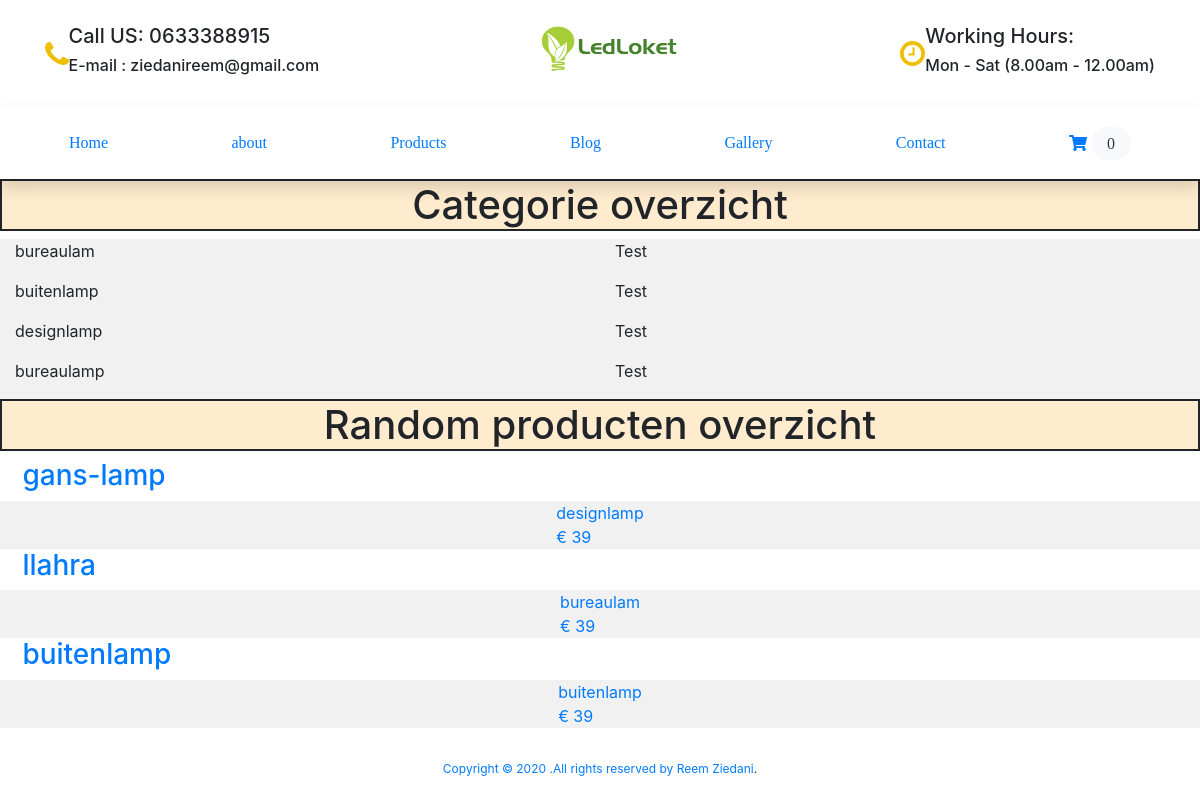
Page /about.php on the committed database.
### tables this page shows
CREATE TABLE `category` (
  `category_id` int(11) NOT NULL,
  `name` varchar(265) NOT NULL,
  `description` varchar(265) NOT NULL,
  `active` int(11) NOT NULL
);

CREATE TABLE `product` (
  `product_id` int(11) NOT NULL,
  `name` varchar(265) NOT NULL,
  `description` varchar(265) NOT NULL,
  `category_id` int(11) NOT NULL,
  `price` int(11) NOT NULL,
  `color` varchar(265) NOT NULL,
  `weight` int(11) NOT NULL,
  `active` int(11) NOT NULL
);

### about.php (the view, shortened to what this page needs)
<!DOCTYPE html>
<html lang="en">
<head>
    <link rel="stylesheet" href="./assets/css/cost.css">
    <link rel="stylesheet" href="https://stackpath.bootstrapcdn.com/bootstrap/4.4.1/css/bootstrap.min.css">
    <link rel="stylesheet" href="https://cdnjs.cloudflare.com/ajax/libs/OwlCarousel2/2.3.4/assets/owl.carousel.min.css" />
    <link rel="stylesheet" href="https://cdnjs.cloudflare.com/ajax/libs/OwlCarousel2/2.3.4/assets/owl.theme.default.min.css" />
    <link rel="stylesheet" href="https://cdnjs.cloudflare.com/ajax/libs/font-awesome/5.13.0/css/all.min.css" />
</head>
<body>
    <nav>
        <div class="top">
            <div class="container flex justify-between">
                <div class="Contact flex center">
                    <img src="./icons/phone.svg" alt="">
                    <div>
                        <h5>Call US: 0633388915</h5>
                        <h6>E-mail : ziedanireem@gmail.com</h6>
                    </div>
                </div>
                <div>
                    <img src="./icons/logo.png" alt="" width="150px" height="50px">
                </div>
                <div class=" flex center">
                    <img src="./icons/clock.svg" alt="">
                    <div>
                        <h5>Working Hours:</h5>
                        <h6>Mon - Sat (8.00am - 12.00am)</h6>
                    </div>
                </div>
            </div>
        </div>
        <div class="navbar shadow">
            <div class="container flex justify-center">
                <a href="#" class="active">Home</a>
                <a href="about.php">about</a>
                <a href="Products.php" id="Products">Products</a>
                <a href="#">Blog</a>
                <a href="Gallery.html">Gallery</a>
                <a href="Contact.html">Contact</a>
                <form action="#" class="font-size-14 font-rale">
                      <a href="#" class="py-2 rounded-pill color-primary-bg">
                        <span><i class="fas fa-shopping-cart"></i></span>
                        <span class="px-3 py-2 rounded-pill text-dark bg-light">0</span>
                      </a>
                  </form>
            </div>
        </div>
    </nav>
<?php
    include('core/header.php');
?>
<h1>Categorie overzicht</h1>
<?php
$sql = "SELECT name, description FROM category WHERE active = 1";
$liqry = $con->prepare($sql);
if($liqry === false) {
    echo mysqli_error($con);
} else{
    $liqry->bind_result($categoryName, $categoryDescription);
    if($liqry->execute()){
        $liqry->store_result();
        while($liqry->fetch()){
            ?>
             <div class="flex-container">
                <p class="container"><?php echo $categoryName;?></p>
                <p class="container"><?php echo $categoryDescription;?></p>
        </div>
            <?php
        }
    }
}
?>
<h1>Random producten overzicht</h1>
<?php
$productsql = "SELECT product.name AS productName, product.price, category.name AS categoryName FROM product INNER JOIN category ON product.category_id = category.category_id WHERE category.active = 1 AND product.active = 1 ORDER BY RAND() LIMIT 3";
$productqry = $con->prepare($productsql);
if($productqry === false) {
    echo mysqli_error($con);
} else{
    $productqry->bind_result($productName, $productPrice, $categoryNameProduct);
    if($productqry->execute()){
        $productqry->store_result();
        while($productqry->fetch()){
            ?>
            <article>
                <h3><a href="products.php">&nbsp; &nbsp;<?php echo $productName;?></h3>
                <div class="random" >
                  <?php echo $categoryNameProduct;?><br>
                    &euro; <?php echo $productPrice;?>
                </div>
            </article>
            <?php
        }
    }
}
?>
<?php
    include('core/footer.php');
?>
    <footer class="copyright">
        <div>
            Copyright © 2020 .All rights reserved by <a href="https://www.instagram.com">Reem Ziedani</a>.
        </div>
    </footer>
</body>
</html>

### core/header.php (shortened to what this page needs)
<!DOCTYPE html>
<html lang="en">
<head>
</head>
<body>

### core/footer.php (shortened to what this page needs)
</body>
</html>

### assets/css/cost.css (style rules this page uses)
* { padding:0; margin:0; box-sizing: border-box; }
.flex { display:flex; }
.justify-between { justify-content: space-between; }
.center { align-items: center; }
nav .top { padding:1.5rem 0; }
nav .navbar a { text-decoration:none; font-family:"Raleway-semibold"; font-size:1rem; padding:1rem 1.5rem; transition:all .3s ease; }
h1 { text-align: center; border: 2px solid ; background-color: blanchedalmond; }
.flex-container { display: flex; justify-content: space-evenly; background-color: #f1f1f1; }
.random { display: flex; justify-content: center; background-color: #f1f1f1; }
footer { background-color: rgb(235, 233, 241); padding:4rem 0; margin: 1rem; }
footer.copyright { padding:1rem 0; text-align: center; font-size: 0.75rem; background-color:white; }

### rows in the picture
category: name "bureaulam", description "Test"
category: name "buitenlamp", description "Test"
category: name "designlamp", description "Test"
category: name "bureaulamp", description "Test"
product: name "gans-lamp", category.name "designlamp", price "39"
product: name "llahra", category.name "bureaulam", price "39"
product: name "buitenlamp", category.name "buitenlamp", price "39"
